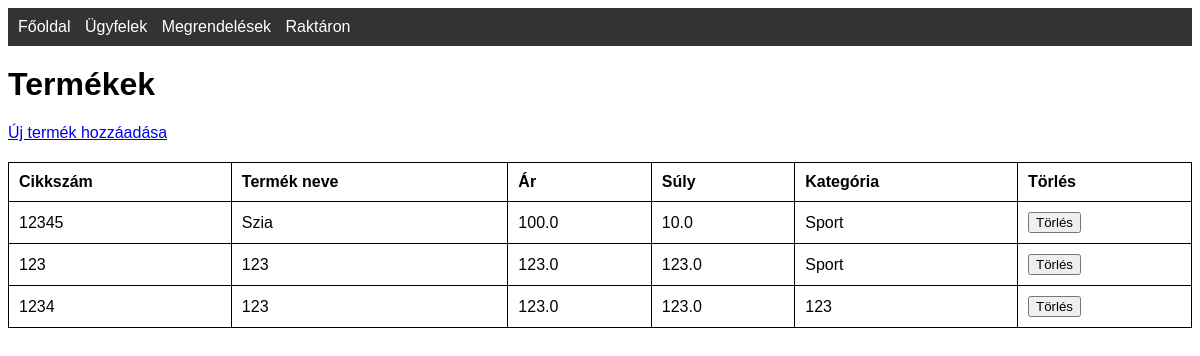
/products, run on an earlier commit of the app's database.
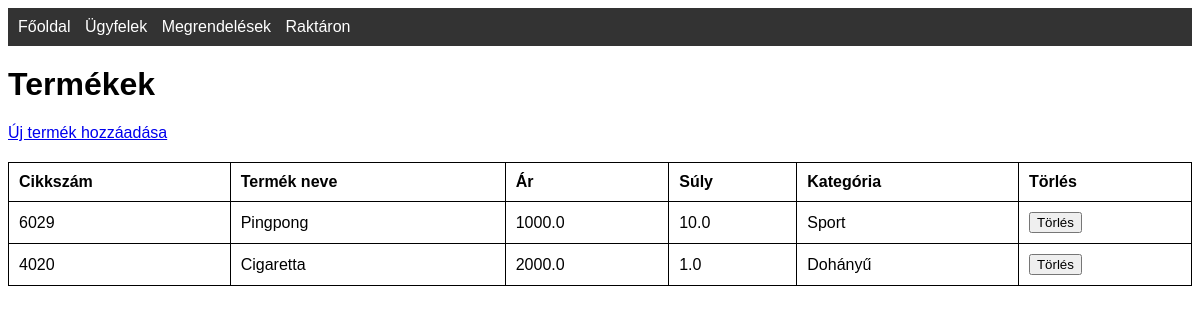
And on a later commit of the database.
### tables this page shows
CREATE TABLE products (
                    id INTEGER PRIMARY KEY,
                    cikkszam TEXT UNIQUE,
                    nev TEXT,
                    ar REAL,
                    suly REAL,
                    kategoria TEXT);

### app.py (the view)
@app.route('/products')
def products():
    conn = get_db_connection()
    products = conn.execute('SELECT * FROM products').fetchall()
    conn.close()
    return render_template('products.html', products=products)

### app.py (called while the page is built)
def get_db_connection():
    conn = sqlite3.connect('database.db')
    conn.row_factory = sqlite3.Row
    return conn

### templates/products.html (shortened to what this page needs)
<!DOCTYPE html>
<html lang="hu">
<head>
    <link rel="stylesheet" href="{{ url_for('static', filename='css/style.css') }}">
</head>
<body>
    <nav>
        <a href="{{ url_for('index') }}">Főoldal</a>
        <a href="{{ url_for('customers') }}">Ügyfelek</a>
        <a href="{{ url_for('orders') }}">Megrendelések</a>
        <a href="{{ url_for('stock') }}">Raktáron</a>
    </nav>
    <h1>Termékek</h1>
    <a href="{{ url_for('add_product') }}">Új termék hozzáadása</a>
    <table>
        <thead>
            <tr>
                <th>Cikkszám</th>
                <th>Termék neve</th>
                <th>Ár</th>
                <th>Súly</th>
                <th>Kategória</th>
                <th>Törlés</th>
            </tr>
        </thead>
        <tbody>
            {% for product in products %}
            <tr>
                <td>{{ product.cikkszam }}</td>
                <td>{{ product.nev }}</td>
                <td>{{ product.ar }}</td>
                <td>{{ product.suly }}</td>
                <td>{{ product.kategoria }}</td>
                <td>
                    <form action="{{ url_for('delete_product', product_id=product.id) }}" method="post">
                        <button type="submit">Törlés</button>
                    </form>
                </td>
            </tr>
            {% endfor %}
        </tbody>
    </table>
</body>
</html>

### static/css/style.css (style rules this page uses)
body { font-family: Arial, sans-serif; }
nav { background-color: #333; padding: 10px; }
nav a { color: white; margin-right: 10px; text-decoration: none; }
table { width: 100%; border-collapse: collapse; margin-top: 20px; }
table, th, td { border: 1px solid black; }
th, td { padding: 10px; text-align: left; }
h1 { margin-top: 20px; }

What changed in the data, as far as the page shows it:
removed products: cikkszam "12345", nev "Szia", ar "100.0", suly "10.0", kategoria "Sport"
removed products: cikkszam "123", nev "123", ar "123.0", suly "123.0", kategoria "Sport"
removed products: cikkszam "1234", nev "123", ar "123.0", suly "123.0", kategoria "123"
added products: cikkszam "6029", nev "Pingpong", ar "1000.0", suly "10.0", kategoria "Sport"
added products: cikkszam "4020", nev "Cigaretta", ar "2000.0", suly "1.0", kategoria "Dohányű"
